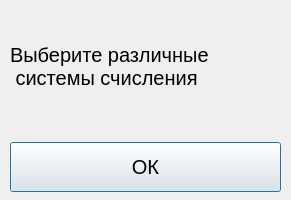
<?xml version="1.0" encoding="UTF-8"?>
<ui version="4.0">
 <class>SsError</class>
 <widget class="QDialog" name="SsError">
  <property name="geometry">
   <rect>
    <x>0</x>
    <y>0</y>
    <width>291</width>
    <height>200</height>
   </rect>
  </property>
  <property name="minimumSize">
   <size>
    <width>291</width>
    <height>200</height>
   </size>
  </property>
  <property name="maximumSize">
   <size>
    <width>291</width>
    <height>200</height>
   </size>
  </property>
  <property name="windowTitle">
   <string>ОШИБКА</string>
  </property>
  <property name="windowIcon">
   <iconset>
    <normaloff>Test-case-vs-Test-scenario.png</normaloff>Test-case-vs-Test-scenario.png</iconset>
  </property>
  <widget class="QWidget" name="verticalLayoutWidget">
   <property name="geometry">
    <rect>
     <x>10</x>
     <y>0</y>
     <width>271</width>
     <height>211</height>
    </rect>
   </property>
   <layout class="QVBoxLayout" name="verticalLayout">
    <item>
     <widget class="QLabel" name="error_text">
      <property name="enabled">
       <bool>true</bool>
      </property>
      <property name="minimumSize">
       <size>
        <width>0</width>
        <height>100</height>
       </size>
      </property>
      <property name="maximumSize">
       <size>
        <width>16777215</width>
        <height>50</height>
       </size>
      </property>
      <property name="font">
       <font>
        <pointsize>15</pointsize>
       </font>
      </property>
      <property name="text">
       <string>Выберите различные
 системы счисления</string>
      </property>
      <property name="alignment">
       <set>Qt::AlignLeading|Qt::AlignLeft|Qt::AlignTop</set>
      </property>
     </widget>
    </item>
    <item>
     <widget class="QPushButton" name="ok">
      <property name="sizePolicy">
       <sizepolicy hsizetype="Minimum" vsizetype="Fixed">
        <horstretch>0</horstretch>
        <verstretch>0</verstretch>
       </sizepolicy>
      </property>
      <property name="minimumSize">
       <size>
        <width>0</width>
        <height>50</height>
       </size>
      </property>
      <property name="font">
       <font>
        <pointsize>15</pointsize>
       </font>
      </property>
      <property name="text">
       <string>ОК</string>
      </property>
     </widget>
    </item>
   </layout>
  </widget>
 </widget>
 <resources/>
 <connections/>
</ui>
